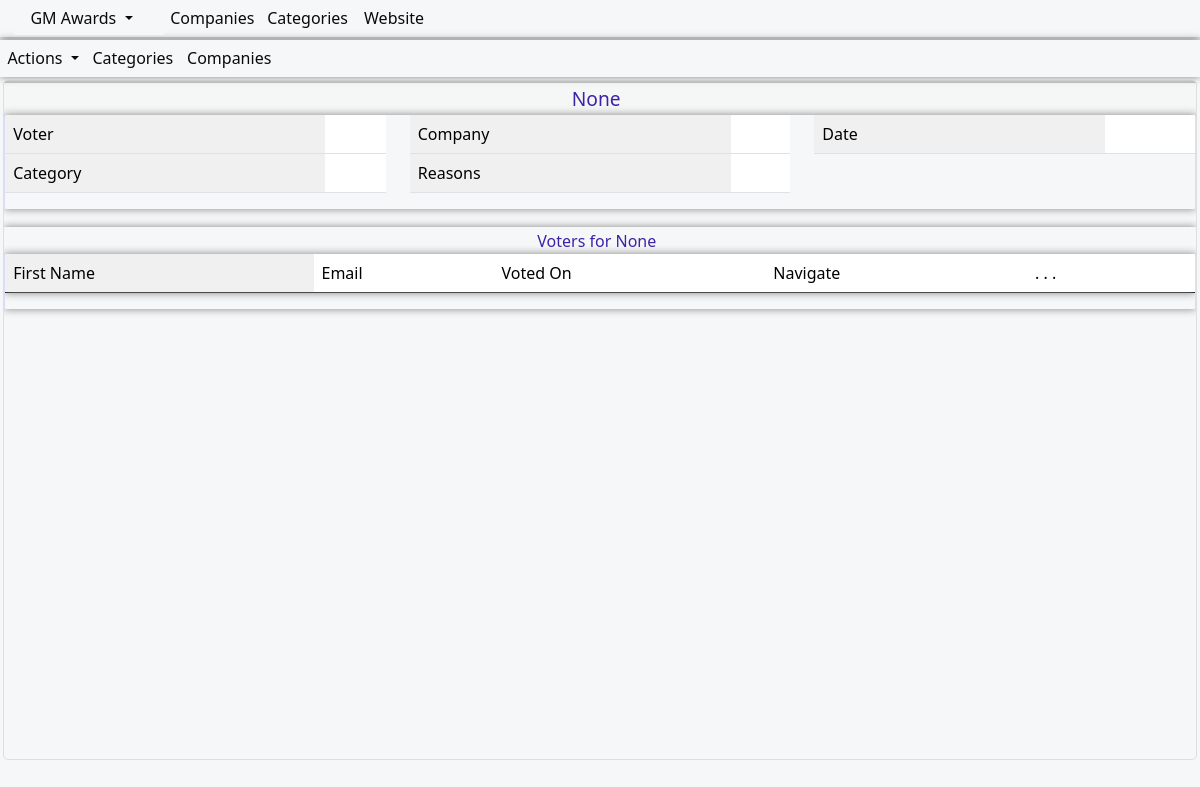
Page /Vote/Details/97/ (signed in) on the earlier database version.
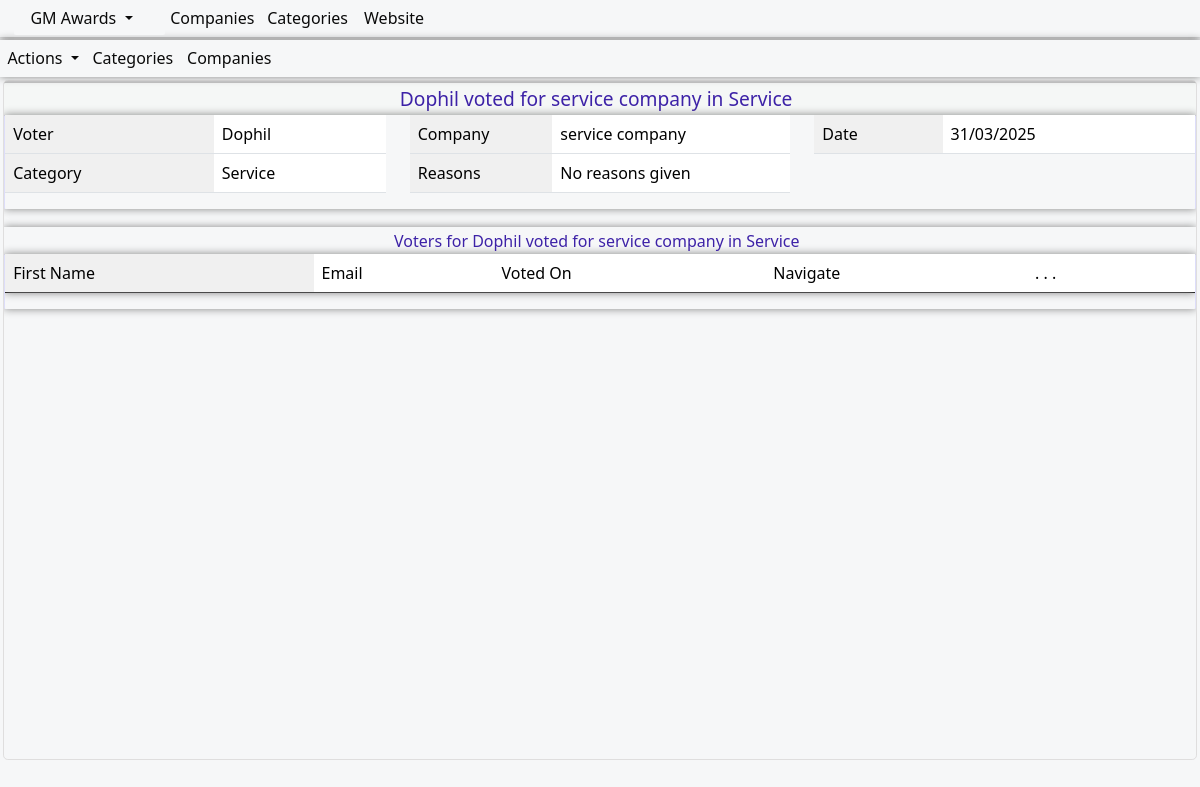
Same page on the later database version.
### awards/models.py (models this page shows)
class VotesModel(models.Model):
    voter = models.ForeignKey(User, on_delete=models.SET_NULL, related_name='votes',null=True,blank=True)
    company = models.ForeignKey(CompaniesModel, on_delete=models.SET_NULL,null=True)
    reasons= models.CharField(null=True, blank=True, max_length=100,default="No reasons given")
    timestamp = models.DateTimeField(auto_now_add=True)
    date=models.DateField(blank=True,null=True,auto_now_add=True)
    category = models.ForeignKey(CategoriesModel, on_delete=models.SET_NULL, related_name='categoriesvotes',null=True,blank=True)
    def __str__(self):
        return f"{self.voter} voted for {self.company.name} in {self.category}"

class CompaniesModel(models.Model):
    name= models.CharField(max_length=100,blank=False,null=True,unique=True)
    category = models.ForeignKey(CategoriesModel, on_delete=models.PROTECT, related_name='categores',null=False,blank=False)
    comments= models.CharField(null=True, blank=True, max_length=30,default="No Comments")
    date=models.DateField(blank=True,null=True,auto_now_add=True)
    votes=models.IntegerField(blank=True,null=True,default=0)
    voter= models.ManyToManyField(User,related_name='votersusers',blank=True)
    add_date = models.DateField(null=True, blank=True)
    def __str__(self):
        return str(self.name)

class CategoriesModel(models.Model):
    name= models.CharField(max_length=30,blank=False,null=True)
    comments= models.CharField(null=True, blank=True, max_length=30)
    date=models.DateField(blank=True,null=True,auto_now_add=True)
    voter= models.ManyToManyField(User,related_name='votercategories',blank=True)
    votes=models.IntegerField(blank=True,null=True,default=0)
    def __str__(self):
        return str(self.name)

### loginapp/models.py (models this page shows)
class User(AbstractUser):# this is for creating new user... the fields are below and those from parent class
    user_level= [
    ('owner','owner'),
    ('chairman','chairman'),
    ('ceo','ceo'),
    ('director','director'),
    ('genmanager','genmanager'),
    ('admin','admin'),
    ('staff', 'staff'),
    ('guest', 'guest'),
    ]
    USERNAME_FIELD = 'email'
    username = models.CharField(max_length=255, null=True,blank=True)
    email = models.EmailField(('email address'), unique=True) # changes email to unique and blank to false
    first_name= models.CharField(max_length=255, null=True,blank=False)
    last_name= models.CharField(max_length=255, null=True,blank=False)
    REQUIRED_FIELDS = ['username','first_name','last_name'] # removes email from REQUIRED_FIELDS
    user_category= models.CharField(choices=user_level, default='guest', max_length=100,null=True,blank=True)
    fullNames= models.CharField(max_length=255, null=True,blank=True,default="User Full Names")
    phone=models.CharField(max_length=50,blank=True,null=True)
    can_do_all=models.BooleanField('Can do all',default=False)
    can_add=models.BooleanField('Can add',default=False)
    can_edit=models.BooleanField('Can edit',default=False)
    can_view=models.BooleanField('Can view',default=False)
    can_delete=models.BooleanField('Can delete',default=False)
    date=models.DateField(blank=True,null=True,auto_now_add=True)
    castedvotes=models.IntegerField(blank=True,null=True,default=0)
    can_access_all=models.BooleanField('Can access all',default=False)
    can_access_related=models.BooleanField('Can access only related',default=False)
    allifmaal_admin=models.BooleanField('Can access all',default=False)
    def __str__(self):
        return str(self.first_name)#please dont change this unless very necessary....

### loginapp/decorators.py (the view)
    def allif_wrapper_func(request,*args,**kwargs):
        usernme=request.user
        if usernme.user_category=="owner" or usernme.user_category=="ceo" or usernme.is_superuser==True:
            return allif_param_func(request,*args,**kwargs)
        else:
            return render(request,'loginapp/permissions/no_permission.html')

### awards/views.py (called while the page is built)
@login_required(login_url='loginapp:userLoginPage')
@logged_in_user_is_owner_ceo
def voteDetails(request,pk):
    try:
        title="Vote Details"
        allifquery=VotesModel.objects.filter(id=pk).first()
        context = {
            "title":title,
            "allifquery":allifquery,
            "allifquery":allifquery,
        }
        return render(request,'awards/votes/vote-details.html',context)
    except Exception as ex:
        error_context={'error_message': ex,}
        return render(request,'awards/error/error.html',error_context)

### awards/templates/awards/votes/vote-details.html (shortened to what this page needs)
{% extends 'awards/base/uimainbase/allifmaaluibase_public.html'%}
{% load humanize %}
{% block body %}
<div class="allifmaal-main-container">
<div class="card-header">
<div class="row mt-12" >
<div class="col-md-12">
<div class="container-fluid amel-content-header">
<div class="dropdown allifmaal-content-dropdown">
  <a class="dropdown-toggle" type="button" id="dropdownMenuButton1" data-bs-toggle="dropdown" aria-expanded="false">
  Actions
  </a>
</div>
<a href="{% url 'awards:categories' %}">Categories</a>
<a href="{% url 'awards:companies' %}">Companies</a>
</div>
    </div>
  </div>
</div>
  <div class="allifmaincontainer">
<div class="row mt-12">
  <div class="table-details-content-description">{{allifquery}}</div>
  <div class="col-md-12">
  <div class="allif-scroll-table">
    <div class="allif-info-tables">
      <div class="row">
  <div class="col-md-4">
      <div class="table-responsive">
      <table class="table table-layout">
      <tbody>
      <tr>
        <td class="allif-fix-table-col">Voter</td>
        <td>{{allifquery.voter}}</td>
        </tr>
        <tr>
          <td class="allif-fix-table-col">Category</td>
          <td>{{allifquery.category}}</td>
          </tr>
        </tbody>
        </table>
      </div>
        </div>
     <div class="col-md-4">
       <div class="allif-details-card table-responsive">
       <table class="table table-layout">
        <tbody>
            <tr>
              <td class="allif-fix-table-col">Company</td>
              <td>{{allifquery.company}}</td>
              </tr>
              <tr>
                <td class="allif-fix-table-col">Reasons</td>
                <td>{{allifquery.reasons}}</td>
                </tr>
          </tbody>
          </table>
          </div>
          </div>
     <div class="col-md-4">
      <div class="allif-details-card table-responsive">
       <table class="table table-layout">
        <tbody>
        <tr>
          <td class="allif-fix-table-col">Date</td>
          <td>{{allifquery.date|date:'d/m/Y'}}</td>
          </tr>
          </tbody>
          </table>
  </div>
    </div>
    </div>
        </div>
</div>
</div>
</div>
<div class="row mt-12">
  <div class="col-md-12">
    <div class="table-content-description"> <a href="" class="allif-table-links"> Voters for {{allifquery}}</a> </div>
  <div class="allif-scroll-table">
    <div class="table-responsive allif-full-table">
    <table class="table table-layout">
      <thead>
        <tr class="allif-table-header-row">
        <td class="allif-fix-table-col">First Name</td>
        <td>Email</td>
        <td>Voted On</td>
        <td>Navigate</td>
        <td> . . . </td>
        <td></td>
        </tr>
        </thead>
    </table>
    </div>
   </div>
</div>
</div>
</div>
</div>
   {% endblock %}

Differences in the rows shown:
added VotesModel: voter+company+category "Dophil voted for service company in Service", voter "Dophil", category "Service", company "service company", reasons "No reasons given", date "31/03/2025"
Other differences:
{{ allifquery }}: "None" → (not shown)
